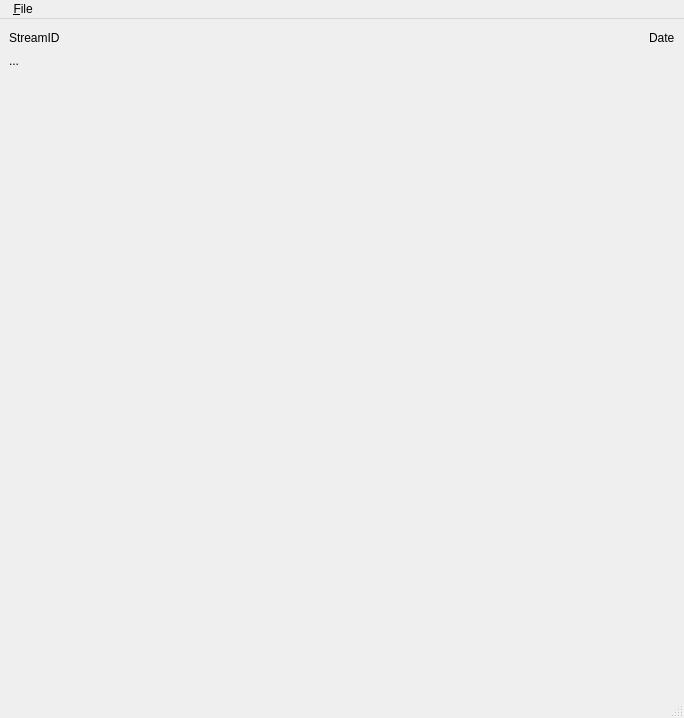
<ui version="4.0" >
 <author></author>
 <comment></comment>
 <exportmacro></exportmacro>
 <class>MainWindow</class>
 <widget class="QMainWindow" name="MainWindow" >
  <property name="geometry" >
   <rect>
    <x>0</x>
    <y>0</y>
    <width>684</width>
    <height>718</height>
   </rect>
  </property>
  <property name="minimumSize" >
   <size>
    <width>600</width>
    <height>300</height>
   </size>
  </property>
  <property name="windowTitle" >
   <string>Helicorder</string>
  </property>
  <widget class="QWidget" name="centralwidget" >
   <layout class="QVBoxLayout" >
    <property name="margin" >
     <number>9</number>
    </property>
    <property name="spacing" >
     <number>6</number>
    </property>
    <item>
     <widget class="QFrame" name="frameHead" >
      <property name="sizePolicy" >
       <sizepolicy>
        <hsizetype>5</hsizetype>
        <vsizetype>4</vsizetype>
        <horstretch>0</horstretch>
        <verstretch>0</verstretch>
       </sizepolicy>
      </property>
      <property name="frameShape" >
       <enum>QFrame::NoFrame</enum>
      </property>
      <property name="frameShadow" >
       <enum>QFrame::Raised</enum>
      </property>
      <layout class="QHBoxLayout" >
       <property name="margin" >
        <number>0</number>
       </property>
       <property name="spacing" >
        <number>0</number>
       </property>
       <item>
        <widget class="QFrame" name="frameSpacer" >
         <property name="frameShape" >
          <enum>QFrame::NoFrame</enum>
         </property>
         <property name="frameShadow" >
          <enum>QFrame::Raised</enum>
         </property>
        </widget>
       </item>
       <item>
        <layout class="QVBoxLayout" >
         <property name="margin" >
          <number>0</number>
         </property>
         <property name="spacing" >
          <number>6</number>
         </property>
         <item>
          <layout class="QHBoxLayout" >
           <property name="margin" >
            <number>0</number>
           </property>
           <property name="spacing" >
            <number>6</number>
           </property>
           <item>
            <widget class="QLabel" name="labelStreamID" >
             <property name="frameShape" >
              <enum>QFrame::NoFrame</enum>
             </property>
             <property name="text" >
              <string>StreamID</string>
             </property>
            </widget>
           </item>
           <item>
            <spacer>
             <property name="orientation" >
              <enum>Qt::Horizontal</enum>
             </property>
             <property name="sizeHint" >
              <size>
               <width>311</width>
               <height>20</height>
              </size>
             </property>
            </spacer>
           </item>
           <item>
            <widget class="QLabel" name="labelDate" >
             <property name="text" >
              <string>Date</string>
             </property>
            </widget>
           </item>
          </layout>
         </item>
         <item>
          <widget class="QLabel" name="labelHeadline" >
           <property name="text" >
            <string>...</string>
           </property>
          </widget>
         </item>
        </layout>
       </item>
      </layout>
     </widget>
    </item>
    <item>
     <widget class="QFrame" name="frameHeli" >
      <property name="sizePolicy" >
       <sizepolicy>
        <hsizetype>5</hsizetype>
        <vsizetype>5</vsizetype>
        <horstretch>0</horstretch>
        <verstretch>1</verstretch>
       </sizepolicy>
      </property>
      <property name="frameShape" >
       <enum>QFrame::NoFrame</enum>
      </property>
      <property name="frameShadow" >
       <enum>QFrame::Raised</enum>
      </property>
     </widget>
    </item>
   </layout>
  </widget>
  <widget class="QMenuBar" name="menubar" >
   <property name="geometry" >
    <rect>
     <x>0</x>
     <y>0</y>
     <width>684</width>
     <height>27</height>
    </rect>
   </property>
   <widget class="QMenu" name="menu_File" >
    <property name="title" >
     <string> &amp;File</string>
    </property>
    <addaction name="actionQuit" />
   </widget>
   <addaction name="menu_File" />
  </widget>
  <widget class="QStatusBar" name="statusbar" >
   <property name="geometry" >
    <rect>
     <x>0</x>
     <y>698</y>
     <width>684</width>
     <height>20</height>
    </rect>
   </property>
  </widget>
  <action name="actionQuit" >
   <property name="text" >
    <string>&amp;Quit</string>
   </property>
   <property name="shortcut" >
    <string/>
   </property>
  </action>
 </widget>
 <pixmapfunction></pixmapfunction>
 <resources/>
 <connections/>
</ui>
